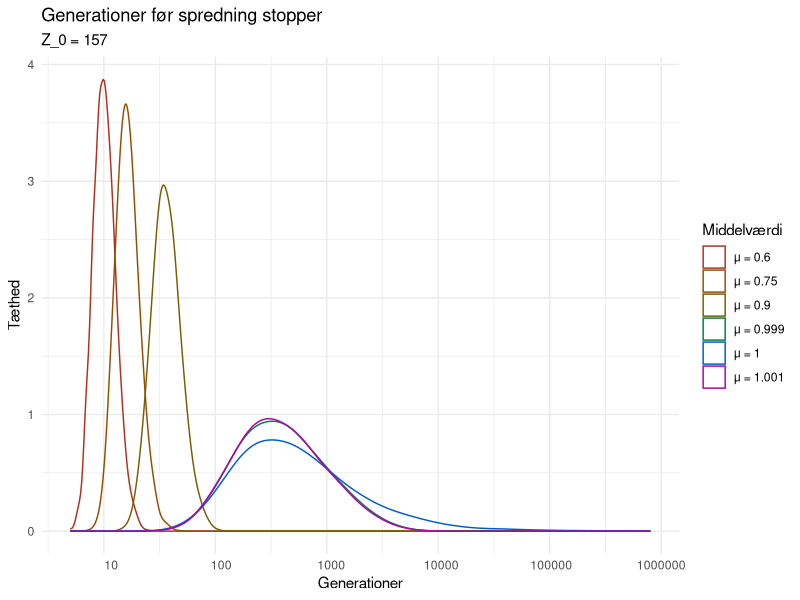
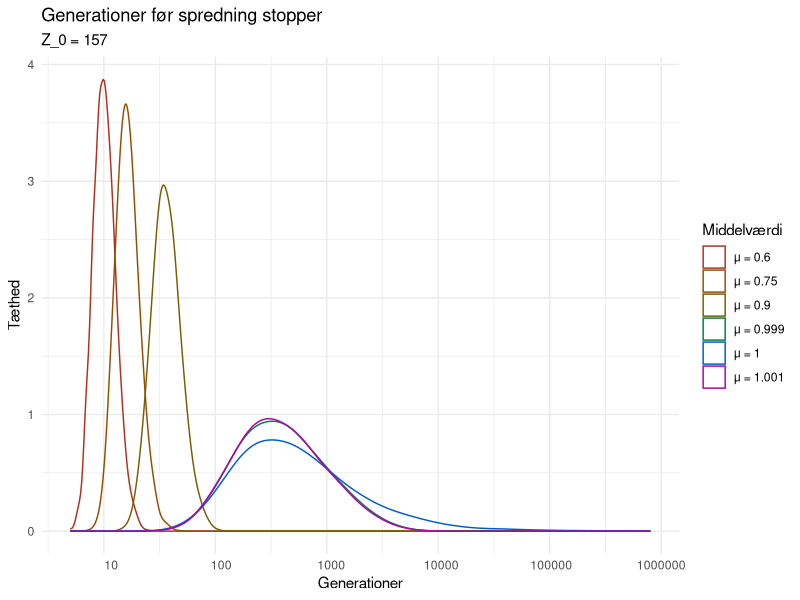

Write the R code that produced these figures, in order.
library(ggplot2)
library(tidyr)

results <- read.csv(file = "code/data/extinctionresults3.csv")
colnames(results)[2:7] <- c("μ = 0.6", "μ = 0.75", "μ = 0.9", "μ = 0.999", "μ = 1", "μ = 1.001")
print(var(results[,2:7]))
results[, 2:7] %>%
    pivot_longer(., cols = colnames(results)[2:7], names_to = "test", values_to = "n") %>%
    ggplot(aes(x = n, colour = test)) + geom_density(adjust = 2) +
    labs(title = "Generationer før spredning stopper", subtitle="Z_0 = 157", x = "Generationer", y="Tæthed", colour = "Middelværdi") +
    theme_minimal() +
    scale_colour_manual(values = hcl(c(15, 45, 75, 165, 255, 315), 100, 40)) +
    scale_x_log10(labels = function(x) format(x, scientific = FALSE), breaks=c(10^0, 10^1, 10^2, 10^3, 10^4, 10^5, 10^6))
ggsave("code/graph.png")